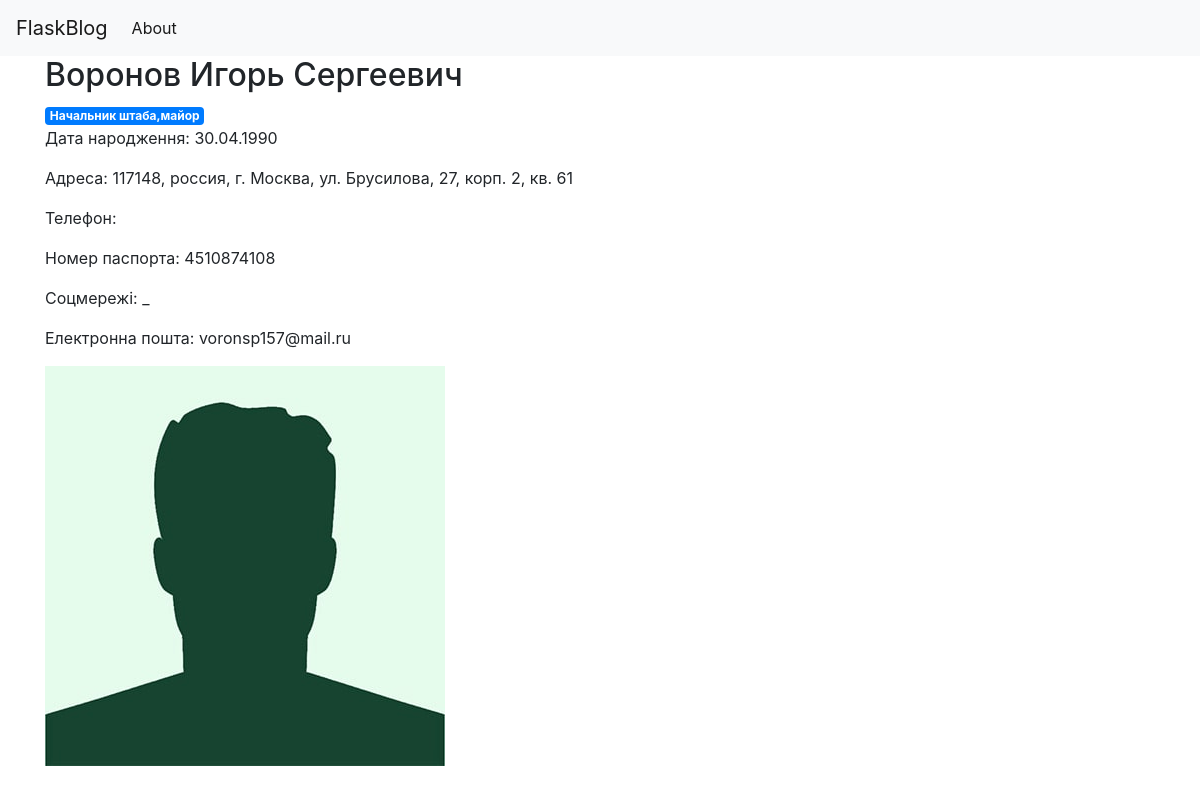
The page /6 on the database as committed earlier.
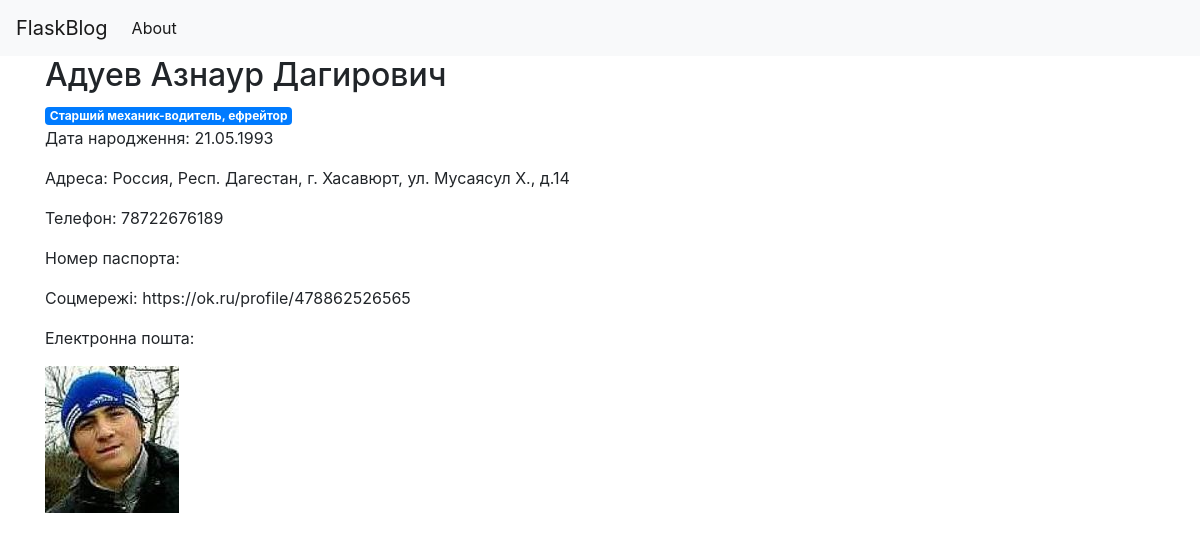
The same page on the database as committed later.
### tables this page shows
CREATE TABLE posts (
        id INTEGER PRIMARY KEY AUTOINCREMENT,
        created TIMESTAMP NOT NULL DEFAULT CURRENT_TIMESTAMP,
        FIO TEXT,
        DOB TEXT,
        Position TEXT,
        Unit TEXT,
        Passport TEXT,
        Passport_Issue_Date TEXT,
        Issued_By TEXT,
        Taxpayer_Number TEXT,
        Social_Security_Number TEXT,
        Address TEXT,
        Phone_Number TEXT,
        Social_Media TEXT,
        Email TEXT,
        Status TEXT,
        Verified TEXT,
        Source TEXT,
        Image_File TEXT
    );

### app.py (the view)
@app.route('/<int:post_id>')
def post(post_id):
    post = get_post(post_id)
    return render_template('post.html', post=post)

### app.py (called while the page is built)
def get_db_connection():
    conn = sqlite3.connect(db)
    conn.row_factory = sqlite3.Row
    return conn

def get_post(post_id):
    conn = get_db_connection()
    post = conn.execute('SELECT * FROM posts WHERE id = ?',
                        (post_id,)).fetchone()
    conn.close()
    if post is None:
        abort(404)
    return post

### templates/post.html
{% extends 'base.html' %}
{% block content %}
    <h2>{% block title %} {{ post['FIO'] }} {% endblock %}</h2>
    <span class="badge badge-primary">{{ post['Position'] }}</span>
    <p>Дата народження: {{ post['DOB'] }}</p>
    <p>Адреса: {{ post['Address'] }}</p>
    <p>Телефон: {{ post['Phone_Number'] }}</p>
    <p>Номер паспорта: {{ post['Passport'] }}</p>
    <p>Соцмережі: {{ post['Social_Media'] }}</p>
    <p>Електронна пошта: {{ post['Email'] }}</p>
    <img src="{{ url_for('static', filename='images/' + post['Image_File']) }}" alt="{{ post['FIO'] }} Image">
{% endblock %}

Rows that differ between the two databases and show on the page:
changed posts: FIO "Воронов Игорь Сергеевич" → "Адуев Азнаур Дагирович"; Position "Начальник штаба,майор" → "Старший механик-водитель, ефрейтор"; DOB "30.04.1990" → "21.05.1993"; Address "117148, россия, г. Москва, ул. Брусилова, 27, корп. 2, кв. 61" → "Россия, Респ. Дагестан, г. Хасавюрт, ул. Мусаясул Х., д.14"; Phone_Number (not shown) → "78722676189"; Social_Media "_" → "https://ok.ru/profile/478862526565"; Image_File: picture added in place of a placeholder; Passport "4510874108" → (not shown); Email "voronsp157@mail.ru" → (not shown)
